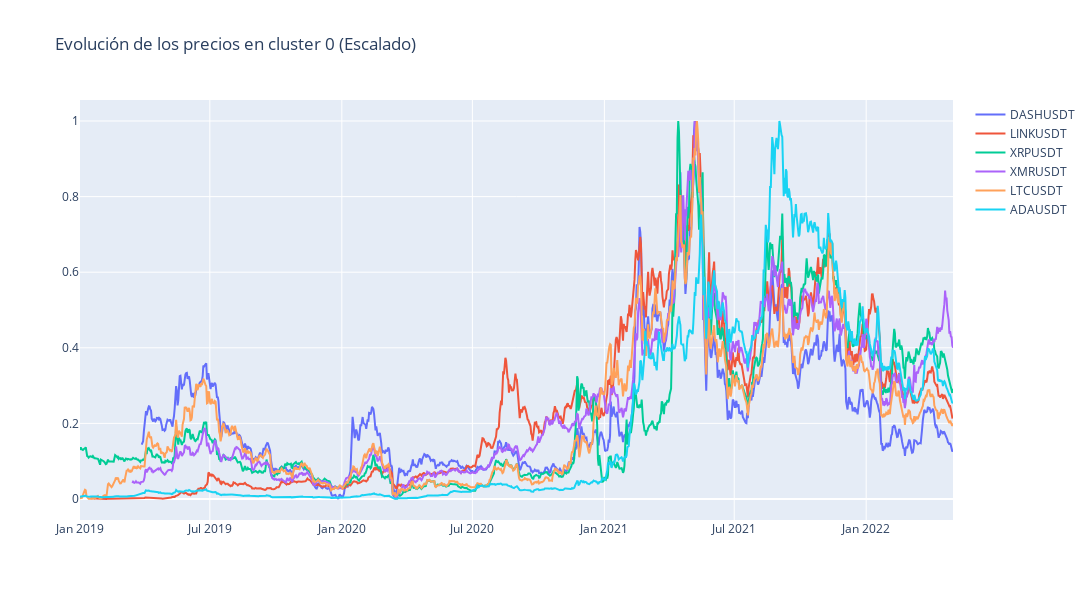

The notebook cell this image was saved under:
### Markdown cell above
#### Graficamos todos los cluster para verificar el comportamiento de cada grupo

### Code cell
fig = go.Figure()
for active in set(aux0.active):
    aux=df_cluster_kmeans[df_cluster_kmeans.active == active]['Scalar_close']
    fig.add_trace(go.Scatter(x=aux.index.astype(dtype=str), 
                            y=aux, name=active))

fig.update_layout(title='Evolución de los precios en cluster 0 (Escalado)',
    width=1100,
    height=600,
    )

fig.show()

### Figure 1 — Plotly figure (JSON) as saved in the notebook; plotly's stock layout.template omitted (floating-point values rounded to 4 significant figures; data arrays with more than 128 entries replaced by an {"elided": "..."} marker saying what was removed)
{"data": [{"name": "DASHUSDT", "type": "scatter", "x": {"elided": "1132 str values"}, "y": {"elided": "1132 float values"}}, {"name": "LINKUSDT", "type": "scatter", "x": {"elided": "1203 str values"}, "y": {"elided": "1203 float values"}}, {"name": "XRPUSDT", "type": "scatter", "x": {"elided": "1218 str values"}, "y": {"elided": "1218 float values"}}, {"name": "XMRUSDT", "type": "scatter", "x": {"elided": "1145 str values"}, "y": {"elided": "1145 float values"}}, {"name": "LTCUSDT", "type": "scatter", "x": {"elided": "1218 str values"}, "y": {"elided": "1218 float values"}}, {"name": "ADAUSDT", "type": "scatter", "x": {"elided": "1218 str values"}, "y": {"elided": "1218 float values"}}], "layout": {"height": 600, "title": {"text": "Evolución de los precios en cluster 0 (Escalado)"}, "width": 1100, "xaxis": {"autorange": true, "range": ["2019-01-01", "2022-05-02"], "type": "date"}, "yaxis": {"autorange": true, "range": [-0.05556, 1.056], "type": "linear"}}}
